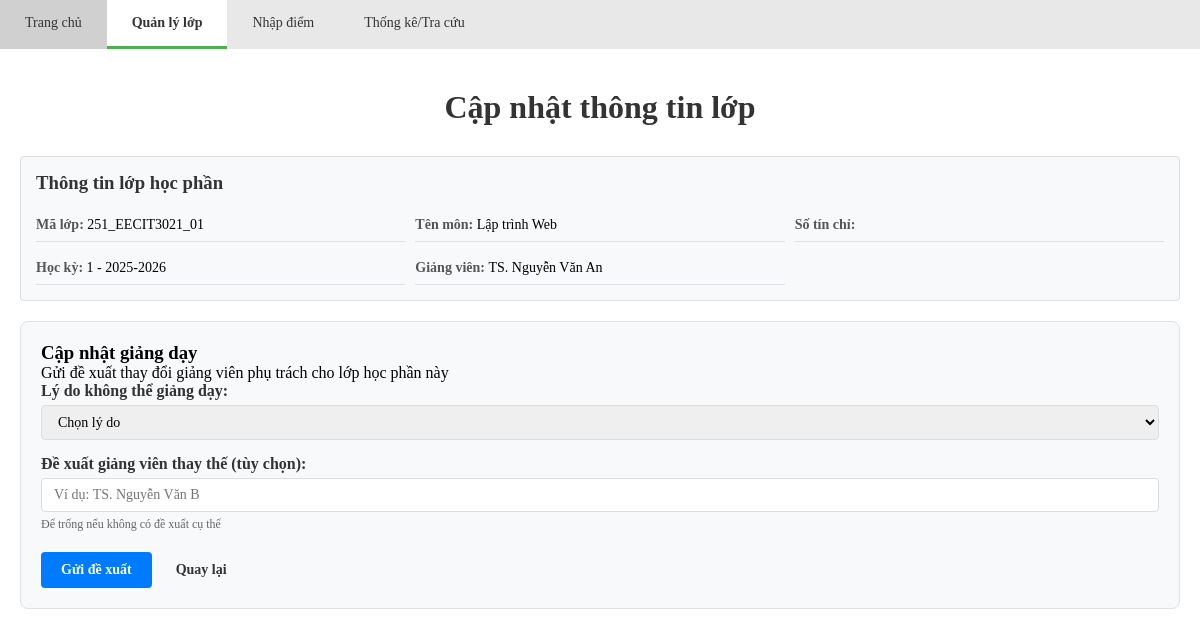
The page /index.php?page=quan_ly_lop&action=edit&id=251_EECIT3021_01 on the database its author committed.
### tables this page shows
CREATE TABLE LopHocPhan (
    MaLopHocPhan VARCHAR(25) PRIMARY KEY,
    TenMonHoc VARCHAR(100) NOT NULL,
    HocKy TINYINT CHECK (HocKy IN (1, 2)),
    NamHoc CHAR(9),
    GiangVienPhuTrach VARCHAR(100) NOT NULL,
    TrangThaiLop VARCHAR(20) CHECK (TrangThaiLop IN ('hoạt động', 'đã xóa')),
    LyDoCapNhatXoa VARCHAR(255)
);

### modules/quan_ly_lop.php (the view, shortened to what this page needs)
<?php
$action = $_GET['action'] ?? 'list';
$edit_class = null;
if ($action === 'edit' && isset($_GET['id'])) {
    try {
        $stmt = $pdo->prepare("SELECT * FROM LopHocPhan WHERE MaLopHocPhan = :id AND TrangThaiLop = 'hoạt động'");
        $stmt->execute([':id' => $_GET['id']]);
        $edit_class = $stmt->fetch();
    } catch (Exception $e) {
        $error_message = "Lỗi: " . $e->getMessage();
        $action = 'list';
    }
}
try {
    $where_conditions = ["TrangThaiLop = 'hoạt động'"];
    $params = [];
    $where_clause = implode(' AND ', $where_conditions);
    $sql = "SELECT * FROM LopHocPhan WHERE {$where_clause} ORDER BY MaLopHocPhan";
    $stmt = $pdo->prepare($sql);
    $stmt->execute($params);
    $classes = $stmt->fetchAll();
} catch (Exception $e) {
    $error_message = "Lỗi: " . $e->getMessage();
    $classes = [];
}
?>
<?php if ($action === 'edit' && $edit_class): ?>
    <h1>Cập nhật thông tin lớp</h1>
    <div style="background: #f8f9fa; padding: 15px; border: 1px solid #ddd; margin-bottom: 20px; border-radius: 4px; font-family: 'Times New Roman', Tahoma, Geneva, Verdana, sans-serif;">
        <h3 style="margin: 0 0 15px 0; color: #333; font-family: 'Times New Roman', Tahoma, Geneva, Verdana, sans-serif;">Thông tin lớp học phần</h3>
        <div style="display: grid; grid-template-columns: repeat(auto-fit, minmax(300px, 1fr)); gap: 10px; font-size: 14px; font-family: 'Times New Roman', Tahoma, Geneva, Verdana, sans-serif;">
            <div style="padding: 8px 0; border-bottom: 1px solid #dee2e6;">
                <span style="font-weight: bold; color: #555;">Mã lớp: </span>
                <span><?= htmlspecialchars($edit_class['MaLopHocPhan']) ?></span>
            </div>
            <div style="padding: 8px 0; border-bottom: 1px solid #dee2e6;">
                <span style="font-weight: bold; color: #555;">Tên môn: </span>
                <span><?= htmlspecialchars($edit_class['TenMonHoc']) ?></span>
            </div>
            <div style="padding: 8px 0; border-bottom: 1px solid #dee2e6;">
                <span style="font-weight: bold; color: #555;">Số tín chỉ: </span>
            </div>
            <div style="padding: 8px 0; border-bottom: 1px solid #dee2e6;">
                <span style="font-weight: bold; color: #555;">Học kỳ: </span>
                <span><?= htmlspecialchars($edit_class['HocKy']) ?> - <?= htmlspecialchars($edit_class['NamHoc']) ?></span>
            </div>
            <div style="padding: 8px 0; border-bottom: 1px solid #dee2e6;">
                <span style="font-weight: bold; color: #555;">Giảng viên: </span>
                <span><?= htmlspecialchars($edit_class['GiangVienPhuTrach']) ?></span>
            </div>
        </div>
    </div>
    <div class="form-container">
        <h3>Cập nhật giảng dạy</h3>
        <p>Gửi đề xuất thay đổi giảng viên phụ trách cho lớp học phần này</p>
        <form method="POST" action="">
            <div class="form-group">
                <label for="ly_do_chon">Lý do không thể giảng dạy:</label>
                <select id="ly_do_chon" name="ly_do_chon" required onchange="toggleChiTiet()">
                    <option value="">Chọn lý do</option>
                </select>
            </div>
            <div class="form-group">
                <label for="giang_vien_thay_the">Đề xuất giảng viên thay thế (tùy chọn):</label>
                <input type="text" id="giang_vien_thay_the" name="giang_vien_thay_the"
                       placeholder="Ví dụ: TS. Nguyễn Văn B">
                <small style="color: #666; font-size: 12px;">Để trống nếu không có đề xuất cụ thể</small>
            </div>
            <div style="margin-top: 20px;">
                <button type="submit" name="cap_nhat_giang_day" class="btn btn-primary">Gửi đề xuất</button>
                <a href="index.php?page=quan_ly_lop" class="btn">Quay lại</a>
            </div>
        </form>
    </div>
<?php endif; ?>

### assests/style.css (style rules this page uses)
* { margin: 0; padding: 0; box-sizing: border-box; }
body { font-family: 'Times New Roman', Tahoma, Geneva, Verdana, sans-serif; background-color: #f5f5f5; }
a { text-decoration: none !important; }
h1 { text-align: center; font-size: 32px; margin-bottom: 30px; color: #333; font-weight: 600; }
.btn { padding: 6px 12px; border: none; border-radius: 3px; cursor: pointer; font-size: 13px; transition: opacity 0.3s; text-decoration: none; font-family: 'Times New Roman', Tahoma, Geneva, Verdana, sans-serif; }
.btn { padding: 8px 16px; background-color: #f8f9fa; border: 1px solid #ccc; cursor: pointer; font-size: 14px; color: #333; text-decoration: none; font-family: 'Times New Roman', Tahoma, Geneva, Verdana, sans-serif; }
.btn-primary { background-color: #007bff; color: white; border-color: #007bff; text-decoration: none; }
.form-group { margin-bottom: 15px; }
.form-container { background: #f8f9fa; padding: 20px; border-radius: 8px; margin: 20px 0; border: 1px solid #dee2e6; }
.form-group label { display: block; margin-bottom: 5px; font-weight: bold; color: #333; }
.form-group input, .form-group select, .form-group textarea { width: 100%; padding: 8px 12px; border: 1px solid #ddd; border-radius: 4px; font-size: 14px; font-family: inherit; }
.btn { padding: 10px 20px; border: none; border-radius: 4px; cursor: pointer; font-size: 14px; font-weight: bold; text-decoration: none; display: inline-block; transition: background-color 0.3s; font-family: 'Times New Roman', Tahoma, Geneva, Verdana, sans-serif; }
.btn-primary { background-color: #007bff; color: white; }
.form-group small { display: block; margin-top: 5px; font-size: 12px; color: #666; }

### rows shown on the page
lophocphan: MaLopHocPhan "251_EECIT3021_01", TenMonHoc "Lập trình Web", HocKy "1", NamHoc "2025-2026", GiangVienPhuTrach "TS. Nguyễn Văn An"
